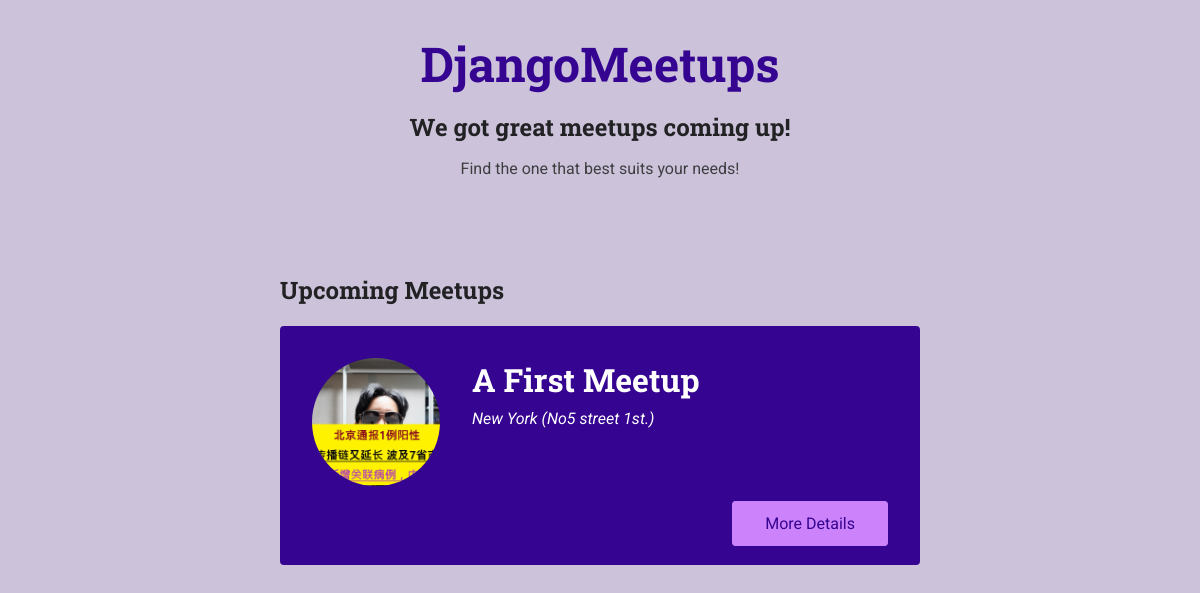
The app's page /meetups/ with its own data.
### meetups/models.py (models this page shows, shortened)
class Meetup(models.Model):
    title = models.CharField(max_length=200)
    organizer_email = models.EmailField()
    date = models.DateField()
    slug = models.SlugField(unique=True)
    description = models.TextField()
    image = models.ImageField(upload_to='images')
    location = models.ForeignKey(Location, on_delete=models.CASCADE)
    participants = models.ManyToManyField(Participant, blank=True, null=True)

class Location(models.Model):
    name = models.CharField(max_length=200)
    address = models.CharField(max_length=300)
    def __str__(self) -> str:
        return f'{self.name} ({self.address})'

### meetups/views.py (the view)
# urls.py: path('', views.index, name='all-meetups'),
def index(request):
    meetups = Meetup.objects.all()
    return render(request, 'meetups/index.html', {
        'meetups': meetups
    })

### meetups/templates/meetups/index.html (shortened to what this page needs)
{% extends 'meetups/base/base.html' %}
{% load static %}
{% block site_css %}
<link rel="stylesheet" href="{% static 'meetups/styles/all_meetups.css' %}" />
{% endblock site_css %}
{% block main_heading %}
We got great meetups coming up!
{% endblock main_heading %}
{% block header_content %}
<p>Find the one that best suits your needs!</p>
{% endblock header_content %}
{% block body %}
<section>
  <h2>Upcoming Meetups</h2>
  <ol>
    {% for meetup in meetups %}
      {% include 'meetups/includes/meetup-item.html' with title=meetup.title location=meetup.location slug=meetup.slug image=meetup.image.url %}
    {% endfor %}
  </ol>
</section>
{% endblock body %}

### meetups/templates/meetups/includes/meetup-item.html (shortened to what this page needs)
<li class="meetup-item">
  <article>
    <div class="meetup-summary">
      <div class="meetup-image">
        <img src="{{ image }}" alt="{{ title }}" />
      </div>
      <div class="meetup-details">
        <h3>{{ title }}</h3>
        <address>{{ location }}</address>
      </div>
    </div>
    <div class="meetup-actions">
      <a class="btn" href="{% url 'meetup-details' slug %}">More Details</a>
    </div>
  </article>
</li>

### meetups/static/meetups/styles/base.css (style rules this page uses)
* { box-sizing: border-box; }
body { font-family: 'Roboto', sans-serif; margin: 0; background-color: #ccc3db; color: #3e3e41; }
h1, h2, h3 { font-family: 'Roboto Slab', sans-serif; color: #222224; }
button, .btn { cursor: pointer; font: inherit; padding: 0.5rem 1.5rem; background-color: #350490; border: 1px solid #350490; color: white; border-radius: 4px; text-decoration: none; }

### meetups/static/meetups/styles/all_meetups.css (style rules this page uses)
section { max-width: 40rem; margin: 3rem auto; }
ol { list-style: none; margin: 0; padding: 0; }
.meetup-item { margin: 1rem 0; background-color: #350490; padding: 2rem; color: white; border-radius: 4px; }
.meetup-summary { display: flex; align-items: flex-start; }
.meetup-image { margin-right: 2rem; }
.meetup-image img { width: 8rem; height: 8rem; object-fit: cover; border-radius: 50%; }
.meetup-details h3 { color: inherit; margin-top: 0; margin-bottom: 0.5rem; font-size: 2rem; }
.meetup-details address { font-style: italic; }
.meetup-actions { margin-top: 1.5rem; text-align: right; }
.meetup-actions .btn { background-color: #cb82fb; border-color: #cb82fb; color: #350490; padding: 0.75rem 2rem; }

### records on screen
Meetup: title "A First Meetup"
Location: name+address "New York (No5 street 1st.)"
